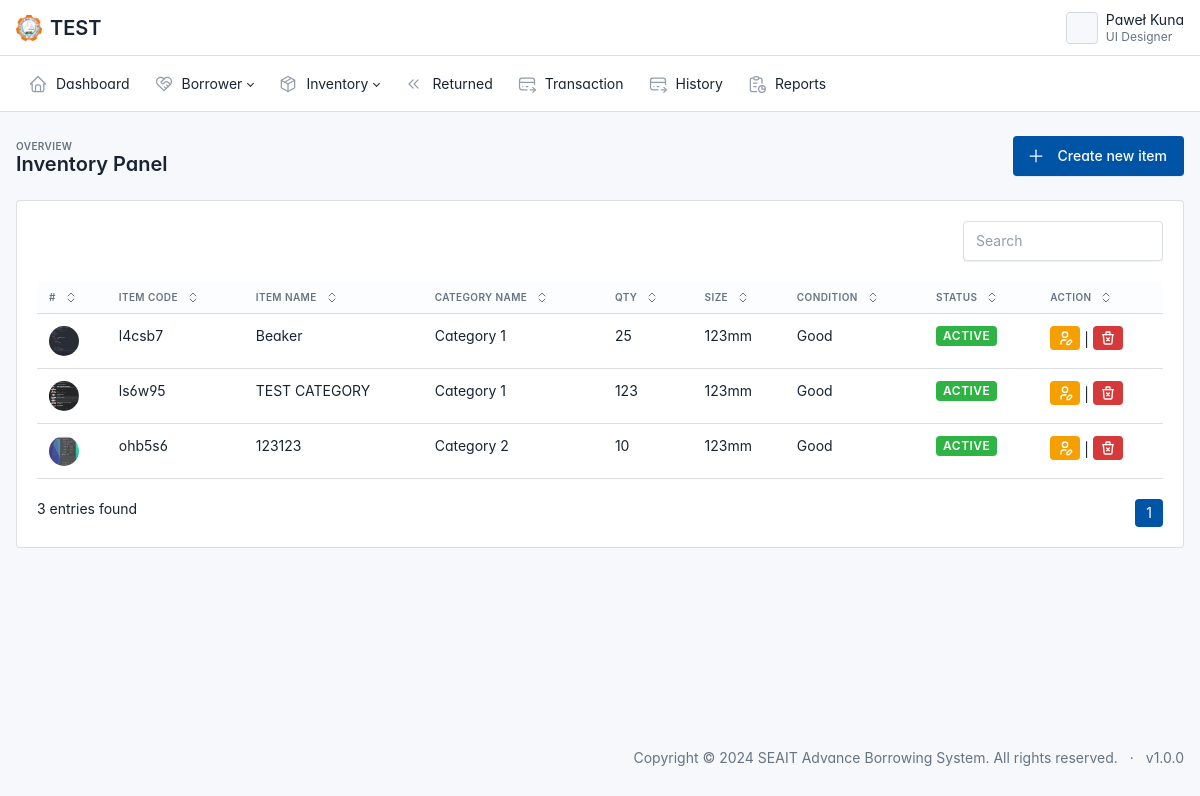
The app's page /admin/items.php (signed in) with its own data.
### tables this page shows
CREATE TABLE IF NOT EXISTS `tbl_item` (
  `item_code` varchar(100) NOT NULL,
  `item_name` varchar(100) NOT NULL,
  `category_id` int NOT NULL,
  `size_id` int NOT NULL,
  `quantity` int NOT NULL,
  `item_condition` varchar(100) NOT NULL,
  `status` int NOT NULL,
  `description` varchar(100) NOT NULL,
  `img_path` varchar(100) NOT NULL,
  `date_created` datetime NOT NULL DEFAULT CURRENT_TIMESTAMP,
  PRIMARY KEY (`item_code`),
  KEY `fk_category_id` (`category_id`),
  KEY `fk_size_id` (`size_id`)
);

CREATE TABLE IF NOT EXISTS `tbl_category` (
  `category_id` int NOT NULL AUTO_INCREMENT,
  `category_name` varchar(100) NOT NULL,
  `status` int NOT NULL DEFAULT '1',
  PRIMARY KEY (`category_id`)
);

CREATE TABLE IF NOT EXISTS `tbl_size` (
  `size_id` int NOT NULL AUTO_INCREMENT,
  `size_description` varchar(100) NOT NULL,
  PRIMARY KEY (`size_id`)
);

### admin/items.php (the view, shortened to what this page needs)
<?php include '../connection.php';
?>
<!doctype html>
<html lang="en">
<?php include '../components/head.php' ?>
<body class=" layout-fluid">
  <div class="page">
    <?php include '../components/navbar.php' ?>
    <?php include '../components/sidebar.php' ?>
    <div class="page-wrapper">
      <div class="page-header d-print-none">
        <div class="container-xl">
          <div class="row g-2 align-items-center">
            <div class="col">
              <div class="page-pretitle">
                Overview
              </div>
              <h2 class="page-title">
                Inventory Panel
              </h2>
            </div>
            <div class="col-auto ms-auto d-print-none">
              <div class="btn-list">
                <a href="#" class="btn btn-primary d-none d-sm-inline-block add">
                  <svg xmlns="http://www.w3.org/2000/svg" class="icon" width="24" height="24" viewBox="0 0 24 24" stroke-width="2" stroke="currentColor" fill="none" stroke-linecap="round" stroke-linejoin="round">
                    <path stroke="none" d="M0 0h24v24H0z" fill="none" />
                    <path d="M12 5l0 14" />
                    <path d="M5 12l14 0" />
                  </svg>
                  Create new item
                </a>
              </div>
            </div>
          </div>
        </div>
      </div>
      <div class="page-body">
        <div class="container-xl">
          <div class="card">
            <div class="card-body">
              <div id="listjs">
                <div class="d-flex align-items-center justify-content-between">
                  <div class="flex-shrink-0">
                    <input class="form-control listjs-search" id="search-input" placeholder="Search" style="max-width: 200px;" />
                  </div>
                </div>
                <br>
                <div id="table-default" class="table-responsive">
                  <table class="table" id="tables">
                    <thead>
                      <tr>
                        <th>
                          <button class="table-sort" data-sort="sort-id">
                            #
                          </button>
                        </th>
                        <th>
                          <button class="table-sort" data-sort="sort-inventory">
                            Item Code
                          </button>
                        </th>
                        <th>
                          <button class="table-sort" data-sort="sort-status">
                            Item Name
                          </button>
                        </th>
                        <th>
                          <button class="table-sort" data-sort="sort-status">
                            Category Name
                          </button>
                        </th>
                        <th>
                          <button class="table-sort" data-sort="sort-status">
                            Qty
                          </button>
                        </th>
                        <th>
                          <button class="table-sort" data-sort="sort-status">
                            Size
                          </button>
                        </th>
                        <th>
                          <button class="table-sort" data-sort="sort-status">
                            Condition
                          </button>
                        </th>
                        <th>
                          <button class="table-sort" data-sort="sort-status">
                            Status
                          </button>
                        </th>
                        <th>
                          <button class="table-sort">
                            Action
                          </button>
                        </th>
                      </tr>
                    </thead>
                    <tbody class="table-tbody">
                      <?php
                      $sql = "SELECT
                      a.item_code,
                      a.item_name,
                      b.category_name,
                      a.quantity,
                      c.size_description,
                      a.item_condition,
                      a.status,
                      a.img_path
                  FROM
                      tbl_item a
                  LEFT JOIN tbl_category b ON
                      a.category_id = b.category_id AND b.status = 1
                  LEFT JOIN tbl_size c ON
                      a.size_id = c.size_id
                  ORDER BY
                      a.item_code ASC";
                      $rs = $conn->query($sql);
                      foreach ($rs as $row) { ?>
                        <tr>
                          <td><img src="../static/item/<?php echo $row['img_path'] ?>" class="rounded-circle" style="width:30px;height:30px;"></td>
                          <td class="sort-id"><?php echo $row['item_code'] ?></td>
                          <td class="sort-inventory text-capitalize"><?php echo $row['item_name'] ?></td>
                          <td class="sort-inventory text-capitalize"><?php echo $row['category_name'] ?></td>
                          <td class="sort-inventory"><?php echo $row['quantity'] ?></td>
                          <td class="sort-inventory"><?php echo $row['size_description'] ?></td>
                          <td class="sort-inventory"><?php echo $row['item_condition'] ?></td>
                          <td class="sort-status">
                            <?php
                            if ($row['status'] == 1) {
                              echo '<span class="badge badge-sm bg-green text-uppercase ms-auto text-white">Active</span>';
                            } else if ($row['status'] == 2) {
                              echo '<span class="badge badge-sm bg-red text-uppercase ms-auto text-white">Inactive</span>';
                            }
                            ?>
                          </td>
                          <td>
                            <a href="#" class="badge bg-yellow edit">
                            </a> |
                            <a href="#" class="badge bg-red delete">
                            </a>
                          </td>
                        </tr>
                      <?php } ?>
                    </tbody>
                  </table>
                  <br>
                  <div class="btn-toolbar">
                    <p class="mb-0" id="listjs-showing-items-label">Showing <?php echo $rs->num_rows ?> items</p>
                    <ul class="pagination ms-auto mb-0"></ul>
                  </div>
                </div>
              </div>
            </div>
          </div>
        </div>
      </div>
      <?php include '../components/footer.php' ?>
    </div>
  </div>
</body>
</html>

### components/head.php (style rules this page uses)
:root { --tblr-font-sans-serif: 'Inter Var', -apple-system, BlinkMacSystemFont, San Francisco, Segoe UI, Roboto, Helvetica Neue, sans-serif; }
body { font-feature-settings: "cv03", "cv04", "cv11"; }

### records on screen
tbl_item: img_path (picture), item_code "l4csb7", item_name "Beaker", category.category_name "Category 1", quantity "25", size.size_description "123mm", item_condition "Good", status "ACTIVE"
tbl_item: img_path (picture), item_code "ls6w95", item_name "TEST CATEGORY", category.category_name "Category 1", quantity "123", size.size_description "123mm", item_condition "Good", status "ACTIVE"
tbl_item: img_path (picture), item_code "ohb5s6", item_name "123123", category.category_name "Category 2", quantity "10", size.size_description "123mm", item_condition "Good", status "ACTIVE"
